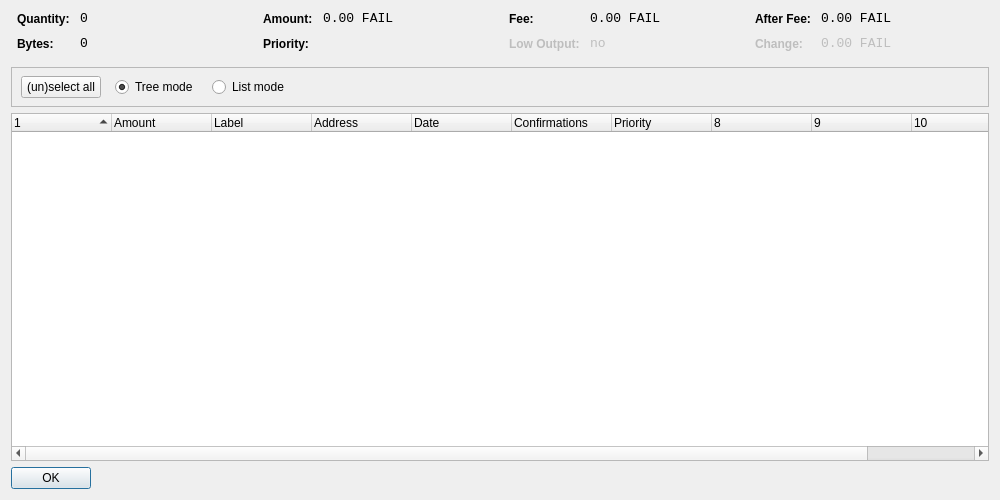
<?xml version="1.0" encoding="UTF-8"?>
<ui version="4.0">
 <class>CoinControlDialog</class>
 <widget class="QDialog" name="CoinControlDialog">
  <property name="geometry">
   <rect>
    <x>0</x>
    <y>0</y>
    <width>1000</width>
    <height>500</height>
   </rect>
  </property>
  <property name="windowTitle">
   <string>Coin Control</string>
  </property>
  <layout class="QVBoxLayout" name="verticalLayout">
   <item>
    <layout class="QHBoxLayout" name="horizontalLayoutTop" stretch="0,0,0,0">
     <property name="topMargin">
      <number>0</number>
     </property>
     <property name="bottomMargin">
      <number>10</number>
     </property>
     <item>
      <layout class="QFormLayout" name="formLayoutCoinControl1">
       <property name="horizontalSpacing">
        <number>10</number>
       </property>
       <property name="verticalSpacing">
        <number>10</number>
       </property>
       <property name="leftMargin">
        <number>6</number>
       </property>
       <property name="rightMargin">
        <number>6</number>
       </property>
       <item row="0" column="0">
        <widget class="QLabel" name="labelCoinControlQuantityText">
         <property name="styleSheet">
          <string notr="true">font-weight:bold;</string>
         </property>
         <property name="text">
          <string>Quantity:</string>
         </property>
        </widget>
       </item>
       <item row="0" column="1">
        <widget class="QLabel" name="labelCoinControlQuantity">
         <property name="font">
          <font>
           <family>Monospace</family>
           <pointsize>10</pointsize>
          </font>
         </property>
         <property name="cursor">
          <cursorShape>IBeamCursor</cursorShape>
         </property>
         <property name="contextMenuPolicy">
          <enum>Qt::ActionsContextMenu</enum>
         </property>
         <property name="text">
          <string notr="true">0</string>
         </property>
         <property name="textInteractionFlags">
          <set>Qt::LinksAccessibleByMouse|Qt::TextSelectableByKeyboard|Qt::TextSelectableByMouse</set>
         </property>
        </widget>
       </item>
       <item row="1" column="0">
        <widget class="QLabel" name="labelCoinControlBytesText">
         <property name="styleSheet">
          <string notr="true">font-weight:bold;</string>
         </property>
         <property name="text">
          <string>Bytes:</string>
         </property>
        </widget>
       </item>
       <item row="1" column="1">
        <widget class="QLabel" name="labelCoinControlBytes">
         <property name="font">
          <font>
           <family>Monospace</family>
           <pointsize>10</pointsize>
          </font>
         </property>
         <property name="cursor">
          <cursorShape>IBeamCursor</cursorShape>
         </property>
         <property name="contextMenuPolicy">
          <enum>Qt::ActionsContextMenu</enum>
         </property>
         <property name="text">
          <string notr="true">0</string>
         </property>
         <property name="textInteractionFlags">
          <set>Qt::LinksAccessibleByMouse|Qt::TextSelectableByKeyboard|Qt::TextSelectableByMouse</set>
         </property>
        </widget>
       </item>
      </layout>
     </item>
     <item>
      <layout class="QFormLayout" name="formLayoutCoinControl2">
       <property name="horizontalSpacing">
        <number>10</number>
       </property>
       <property name="verticalSpacing">
        <number>10</number>
       </property>
       <property name="leftMargin">
        <number>6</number>
       </property>
       <property name="rightMargin">
        <number>6</number>
       </property>
       <item row="0" column="0">
        <widget class="QLabel" name="labelCoinControlAmountText">
         <property name="styleSheet">
          <string notr="true">font-weight:bold;</string>
         </property>
         <property name="text">
          <string>Amount:</string>
         </property>
        </widget>
       </item>
       <item row="0" column="1">
        <widget class="QLabel" name="labelCoinControlAmount">
         <property name="font">
          <font>
           <family>Monospace</family>
           <pointsize>10</pointsize>
          </font>
         </property>
         <property name="cursor">
          <cursorShape>IBeamCursor</cursorShape>
         </property>
         <property name="contextMenuPolicy">
          <enum>Qt::ActionsContextMenu</enum>
         </property>
         <property name="text">
          <string notr="true">0.00 FAIL</string>
         </property>
         <property name="textInteractionFlags">
          <set>Qt::LinksAccessibleByMouse|Qt::TextSelectableByKeyboard|Qt::TextSelectableByMouse</set>
         </property>
        </widget>
       </item>
       <item row="1" column="0">
        <widget class="QLabel" name="labelCoinControlPriorityText">
         <property name="styleSheet">
          <string notr="true">font-weight:bold;</string>
         </property>
         <property name="text">
          <string>Priority:</string>
         </property>
        </widget>
       </item>
       <item row="1" column="1">
        <widget class="QLabel" name="labelCoinControlPriority">
         <property name="font">
          <font>
           <family>Monospace</family>
           <pointsize>10</pointsize>
          </font>
         </property>
         <property name="cursor">
          <cursorShape>IBeamCursor</cursorShape>
         </property>
         <property name="contextMenuPolicy">
          <enum>Qt::ActionsContextMenu</enum>
         </property>
         <property name="text">
          <string/>
         </property>
         <property name="textInteractionFlags">
          <set>Qt::LinksAccessibleByMouse|Qt::TextSelectableByKeyboard|Qt::TextSelectableByMouse</set>
         </property>
        </widget>
       </item>
      </layout>
     </item>
     <item>
      <layout class="QFormLayout" name="formLayoutCoinControl3">
       <property name="horizontalSpacing">
        <number>10</number>
       </property>
       <property name="verticalSpacing">
        <number>10</number>
       </property>
       <property name="leftMargin">
        <number>6</number>
       </property>
       <property name="rightMargin">
        <number>6</number>
       </property>
       <item row="0" column="0">
        <widget class="QLabel" name="labelCoinControlFeeText">
         <property name="styleSheet">
          <string notr="true">font-weight:bold;</string>
         </property>
         <property name="text">
          <string>Fee:</string>
         </property>
        </widget>
       </item>
       <item row="0" column="1">
        <widget class="QLabel" name="labelCoinControlFee">
         <property name="font">
          <font>
           <family>Monospace</family>
           <pointsize>10</pointsize>
          </font>
         </property>
         <property name="cursor">
          <cursorShape>IBeamCursor</cursorShape>
         </property>
         <property name="contextMenuPolicy">
          <enum>Qt::ActionsContextMenu</enum>
         </property>
         <property name="text">
          <string notr="true">0.00 FAIL</string>
         </property>
         <property name="textInteractionFlags">
          <set>Qt::LinksAccessibleByMouse|Qt::TextSelectableByKeyboard|Qt::TextSelectableByMouse</set>
         </property>
        </widget>
       </item>
       <item row="1" column="0">
        <widget class="QLabel" name="labelCoinControlLowOutputText">
         <property name="enabled">
          <bool>false</bool>
         </property>
         <property name="styleSheet">
          <string notr="true">font-weight:bold;</string>
         </property>
         <property name="text">
          <string>Low Output:</string>
         </property>
        </widget>
       </item>
       <item row="1" column="1">
        <widget class="QLabel" name="labelCoinControlLowOutput">
         <property name="enabled">
          <bool>false</bool>
         </property>
         <property name="font">
          <font>
           <family>Monospace</family>
           <pointsize>10</pointsize>
          </font>
         </property>
         <property name="cursor">
          <cursorShape>IBeamCursor</cursorShape>
         </property>
         <property name="contextMenuPolicy">
          <enum>Qt::ActionsContextMenu</enum>
         </property>
         <property name="text">
          <string notr="true">no</string>
         </property>
         <property name="textInteractionFlags">
          <set>Qt::LinksAccessibleByMouse|Qt::TextSelectableByKeyboard|Qt::TextSelectableByMouse</set>
         </property>
        </widget>
       </item>
      </layout>
     </item>
     <item>
      <layout class="QFormLayout" name="formLayoutCoinControl4">
       <property name="horizontalSpacing">
        <number>10</number>
       </property>
       <property name="verticalSpacing">
        <number>10</number>
       </property>
       <property name="leftMargin">
        <number>6</number>
       </property>
       <property name="rightMargin">
        <number>6</number>
       </property>
       <item row="0" column="0">
        <widget class="QLabel" name="labelCoinControlAfterFeeText">
         <property name="styleSheet">
          <string notr="true">font-weight:bold;</string>
         </property>
         <property name="text">
          <string>After Fee:</string>
         </property>
        </widget>
       </item>
       <item row="0" column="1">
        <widget class="QLabel" name="labelCoinControlAfterFee">
         <property name="font">
          <font>
           <family>Monospace</family>
           <pointsize>10</pointsize>
          </font>
         </property>
         <property name="cursor">
          <cursorShape>IBeamCursor</cursorShape>
         </property>
         <property name="contextMenuPolicy">
          <enum>Qt::ActionsContextMenu</enum>
         </property>
         <property name="text">
          <string notr="true">0.00 FAIL</string>
         </property>
         <property name="textInteractionFlags">
          <set>Qt::LinksAccessibleByMouse|Qt::TextSelectableByKeyboard|Qt::TextSelectableByMouse</set>
         </property>
        </widget>
       </item>
       <item row="1" column="0">
        <widget class="QLabel" name="labelCoinControlChangeText">
         <property name="enabled">
          <bool>false</bool>
         </property>
         <property name="styleSheet">
          <string notr="true">font-weight:bold;</string>
         </property>
         <property name="text">
          <string>Change:</string>
         </property>
        </widget>
       </item>
       <item row="1" column="1">
        <widget class="QLabel" name="labelCoinControlChange">
         <property name="enabled">
          <bool>false</bool>
         </property>
         <property name="font">
          <font>
           <family>Monospace</family>
           <pointsize>10</pointsize>
          </font>
         </property>
         <property name="cursor">
          <cursorShape>IBeamCursor</cursorShape>
         </property>
         <property name="contextMenuPolicy">
          <enum>Qt::ActionsContextMenu</enum>
         </property>
         <property name="text">
          <string notr="true">0.00 FAIL</string>
         </property>
         <property name="textInteractionFlags">
          <set>Qt::LinksAccessibleByMouse|Qt::TextSelectableByKeyboard|Qt::TextSelectableByMouse</set>
         </property>
        </widget>
       </item>
      </layout>
     </item>
    </layout>
   </item>
   <item>
    <widget class="QFrame" name="frame">
     <property name="minimumSize">
      <size>
       <width>0</width>
       <height>40</height>
      </size>
     </property>
     <property name="frameShape">
      <enum>QFrame::StyledPanel</enum>
     </property>
     <property name="frameShadow">
      <enum>QFrame::Sunken</enum>
     </property>
     <widget class="QWidget" name="horizontalLayoutWidget">
      <property name="geometry">
       <rect>
        <x>10</x>
        <y>0</y>
        <width>781</width>
        <height>41</height>
       </rect>
      </property>
      <layout class="QHBoxLayout" name="horizontalLayoutPanel" stretch="0,0,0,0,0">
       <property name="spacing">
        <number>14</number>
       </property>
       <item>
        <widget class="QPushButton" name="pushButtonSelectAll">
         <property name="sizePolicy">
          <sizepolicy hsizetype="Maximum" vsizetype="Fixed">
           <horstretch>0</horstretch>
           <verstretch>0</verstretch>
          </sizepolicy>
         </property>
         <property name="text">
          <string>(un)select all</string>
         </property>
        </widget>
       </item>
       <item>
        <widget class="QRadioButton" name="radioTreeMode">
         <property name="sizePolicy">
          <sizepolicy hsizetype="Maximum" vsizetype="Fixed">
           <horstretch>0</horstretch>
           <verstretch>0</verstretch>
          </sizepolicy>
         </property>
         <property name="text">
          <string>Tree mode</string>
         </property>
         <property name="checked">
          <bool>true</bool>
         </property>
        </widget>
       </item>
       <item>
        <widget class="QRadioButton" name="radioListMode">
         <property name="sizePolicy">
          <sizepolicy hsizetype="Maximum" vsizetype="Fixed">
           <horstretch>0</horstretch>
           <verstretch>0</verstretch>
          </sizepolicy>
         </property>
         <property name="text">
          <string>List mode</string>
         </property>
        </widget>
       </item>
       <item>
        <spacer name="horizontalSpacer">
         <property name="orientation">
          <enum>Qt::Horizontal</enum>
         </property>
         <property name="sizeHint" stdset="0">
          <size>
           <width>40</width>
           <height>20</height>
          </size>
         </property>
        </spacer>
       </item>
      </layout>
     </widget>
    </widget>
   </item>
   <item>
    <widget class="CoinControlTreeWidget" name="treeWidget">
     <property name="contextMenuPolicy">
      <enum>Qt::CustomContextMenu</enum>
     </property>
     <property name="sortingEnabled">
      <bool>false</bool>
     </property>
     <property name="columnCount">
      <number>11</number>
     </property>
     <attribute name="headerShowSortIndicator" stdset="0">
      <bool>true</bool>
     </attribute>
     <attribute name="headerStretchLastSection">
      <bool>false</bool>
     </attribute>
     <column>
      <property name="text">
       <string/>
      </property>
     </column>
     <column>
      <property name="text">
       <string>Amount</string>
      </property>
     </column>
     <column>
      <property name="text">
       <string>Label</string>
      </property>
     </column>
     <column>
      <property name="text">
       <string>Address</string>
      </property>
     </column>
     <column>
      <property name="text">
       <string>Date</string>
      </property>
     </column>
     <column>
      <property name="text">
       <string>Confirmations</string>
      </property>
      <property name="toolTip">
       <string>Confirmed</string>
      </property>
     </column>
     <column>
      <property name="text">
       <string>Priority</string>
      </property>
     </column>
     <column>
      <property name="text">
       <string/>
      </property>
     </column>
     <column>
      <property name="text">
       <string/>
      </property>
     </column>
     <column>
      <property name="text">
       <string/>
      </property>
     </column>
     <column>
      <property name="text">
       <string/>
      </property>
     </column>
    </widget>
   </item>
   <item>
    <widget class="QDialogButtonBox" name="buttonBox">
     <property name="sizePolicy">
      <sizepolicy hsizetype="Maximum" vsizetype="Fixed">
       <horstretch>0</horstretch>
       <verstretch>0</verstretch>
      </sizepolicy>
     </property>
     <property name="orientation">
      <enum>Qt::Horizontal</enum>
     </property>
     <property name="standardButtons">
      <set>QDialogButtonBox::Ok</set>
     </property>
    </widget>
   </item>
  </layout>
 </widget>
 <customwidgets>
  <customwidget>
   <class>CoinControlTreeWidget</class>
   <extends>QTreeWidget</extends>
   <header>coincontroltreewidget.h</header>
  </customwidget>
 </customwidgets>
 <resources/>
 <connections/>
</ui>
